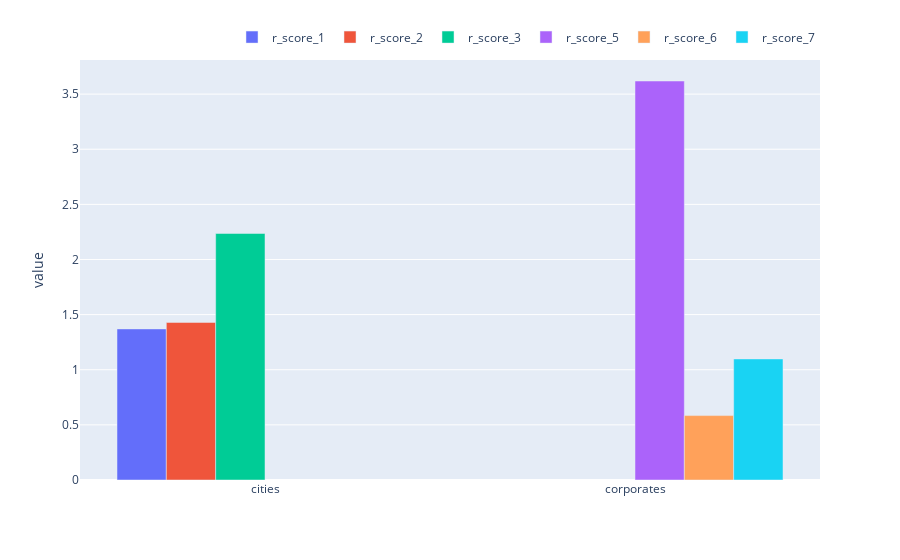

The code cell stored with this chart in its notebook:
### Code cell
plot_subscore(gob, 3)

### Figure 1 — Plotly figure (JSON) as saved in the notebook; plotly's stock layout.template omitted (floating-point values rounded to 4 significant figures)
{"data": [{"alignmentgroup": "True", "hovertemplate": "variable=r_score_1<br>type=%{x}<br>value=%{y}<extra></extra>", "legendgroup": "r_score_1", "marker": {"color": "#636efa"}, "name": "r_score_1", "offsetgroup": "r_score_1", "orientation": "v", "showlegend": true, "textposition": "auto", "type": "bar", "x": ["cities", "corporates"], "xaxis": "x", "y": [1.37, null], "yaxis": "y"}, {"alignmentgroup": "True", "hovertemplate": "variable=r_score_2<br>type=%{x}<br>value=%{y}<extra></extra>", "legendgroup": "r_score_2", "marker": {"color": "#EF553B"}, "name": "r_score_2", "offsetgroup": "r_score_2", "orientation": "v", "showlegend": true, "textposition": "auto", "type": "bar", "x": ["cities", "corporates"], "xaxis": "x", "y": [1.429, null], "yaxis": "y"}, {"alignmentgroup": "True", "hovertemplate": "variable=r_score_3<br>type=%{x}<br>value=%{y}<extra></extra>", "legendgroup": "r_score_3", "marker": {"color": "#00cc96"}, "name": "r_score_3", "offsetgroup": "r_score_3", "orientation": "v", "showlegend": true, "textposition": "auto", "type": "bar", "x": ["cities", "corporates"], "xaxis": "x", "y": [2.236, null], "yaxis": "y"}, {"alignmentgroup": "True", "hovertemplate": "variable=r_score_5<br>type=%{x}<br>value=%{y}<extra></extra>", "legendgroup": "r_score_5", "marker": {"color": "#ab63fa"}, "name": "r_score_5", "offsetgroup": "r_score_5", "orientation": "v", "showlegend": true, "textposition": "auto", "type": "bar", "x": ["cities", "corporates"], "xaxis": "x", "y": [null, 3.619], "yaxis": "y"}, {"alignmentgroup": "True", "hovertemplate": "variable=r_score_6<br>type=%{x}<br>value=%{y}<extra></extra>", "legendgroup": "r_score_6", "marker": {"color": "#FFA15A"}, "name": "r_score_6", "offsetgroup": "r_score_6", "orientation": "v", "showlegend": true, "textposition": "auto", "type": "bar", "x": ["cities", "corporates"], "xaxis": "x", "y": [null, 0.5842], "yaxis": "y"}, {"alignmentgroup": "True", "hovertemplate": "variable=r_score_7<br>type=%{x}<br>value=%{y}<extra></extra>", "legendgroup": "r_score_7", "marker": {"color": "#19d3f3"}, "name": "r_score_7", "offsetgroup": "r_score_7", "orientation": "v", "showlegend": true, "textposition": "auto", "type": "bar", "x": ["cities", "corporates"], "xaxis": "x", "y": [null, 1.098], "yaxis": "y"}], "layout": {"barmode": "group", "legend": {"orientation": "h", "title": {"text": ""}, "tracegroupgap": 0, "x": 1, "xanchor": "right", "y": 1.02, "yanchor": "bottom"}, "margin": {"t": 60}, "xaxis": {"anchor": "y", "domain": [0, 1], "title": {"text": ""}}, "yaxis": {"anchor": "x", "domain": [0, 1], "title": {"text": "value"}}}}
